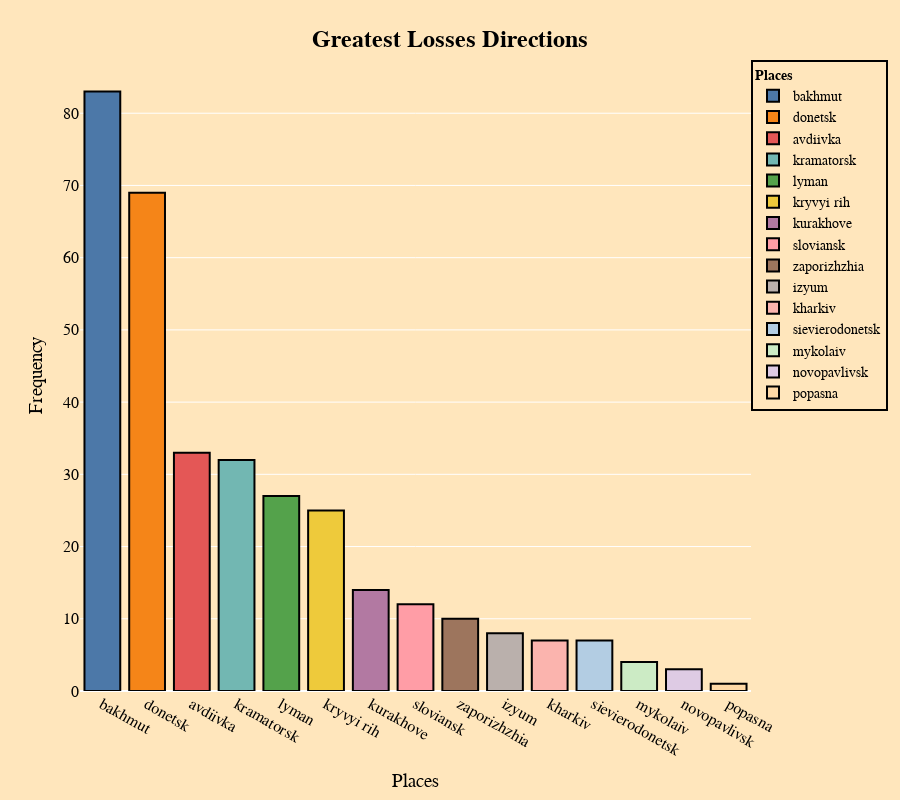

Source (notebook cell):
### Code cell
# Sort the data by frequency.
places_sorted = directions.sort_values(by='frequency', ascending=False)

# Choose color palette.
color_palette = px.colors.qualitative.T10  
color_palette += px.colors.qualitative.Pastel1  
color_palette = color_palette[:15]  

# Create bar chart.
fig = px.bar(
    places_sorted, 
    x='places', 
    y='frequency', 
    color='places',  
    color_discrete_sequence=color_palette,  
    labels={'places': 'Places', 'frequency': 'Frequency'}, 
    height=800   
)

# Customize bar chart.
fig.update_traces(marker=dict(line=dict(color='#000000', width=2)))

fig.update_layout(
    paper_bgcolor='rgba(255, 230, 188, 1)',  
    plot_bgcolor='rgba(255, 230, 188, 1)',  
    legend=dict(
        title=dict(
            text='<b>Places</b>',
            font=dict(size=14, color='black')
        ),
        font=dict(size=14, color='black'),
        bgcolor='rgba(255, 230, 188, 1)',  
        bordercolor='black', 
        borderwidth=2,  
        x=1,  
        y=1,  
        xanchor='left',  
        yanchor='top'  
    ),
    
    font=dict(
        color='black',  
        family='Arial',
        size=16
    ),
    title=dict(
            text='<b>Greatest Losses Directions</b>',  
            x=0.5,  
            xanchor='center',  
            yanchor='top', 
            font=dict(size=24)  
        )
)

fig.show()

### Figure 1 — Plotly figure (JSON) as saved in the notebook; plotly's stock layout.template omitted (floating-point values rounded to 4 significant figures)
{"data": [{"alignmentgroup": "True", "hovertemplate": "Places=%{x}<br>Frequency=%{y}<extra></extra>", "legendgroup": "bakhmut", "marker": {"color": "#4C78A8", "line": {"color": "#000000", "width": 2}, "pattern": {"shape": ""}}, "name": "bakhmut", "offsetgroup": "bakhmut", "orientation": "v", "showlegend": true, "textposition": "auto", "type": "bar", "x": ["bakhmut"], "xaxis": "x", "y": [83], "yaxis": "y"}, {"alignmentgroup": "True", "hovertemplate": "Places=%{x}<br>Frequency=%{y}<extra></extra>", "legendgroup": "donetsk", "marker": {"color": "#F58518", "line": {"color": "#000000", "width": 2}, "pattern": {"shape": ""}}, "name": "donetsk", "offsetgroup": "donetsk", "orientation": "v", "showlegend": true, "textposition": "auto", "type": "bar", "x": ["donetsk"], "xaxis": "x", "y": [69], "yaxis": "y"}, {"alignmentgroup": "True", "hovertemplate": "Places=%{x}<br>Frequency=%{y}<extra></extra>", "legendgroup": "avdiivka", "marker": {"color": "#E45756", "line": {"color": "#000000", "width": 2}, "pattern": {"shape": ""}}, "name": "avdiivka", "offsetgroup": "avdiivka", "orientation": "v", "showlegend": true, "textposition": "auto", "type": "bar", "x": ["avdiivka"], "xaxis": "x", "y": [33], "yaxis": "y"}, {"alignmentgroup": "True", "hovertemplate": "Places=%{x}<br>Frequency=%{y}<extra></extra>", "legendgroup": "kramatorsk", "marker": {"color": "#72B7B2", "line": {"color": "#000000", "width": 2}, "pattern": {"shape": ""}}, "name": "kramatorsk", "offsetgroup": "kramatorsk", "orientation": "v", "showlegend": true, "textposition": "auto", "type": "bar", "x": ["kramatorsk"], "xaxis": "x", "y": [32], "yaxis": "y"}, {"alignmentgroup": "True", "hovertemplate": "Places=%{x}<br>Frequency=%{y}<extra></extra>", "legendgroup": "lyman", "marker": {"color": "#54A24B", "line": {"color": "#000000", "width": 2}, "pattern": {"shape": ""}}, "name": "lyman", "offsetgroup": "lyman", "orientation": "v", "showlegend": true, "textposition": "auto", "type": "bar", "x": ["lyman"], "xaxis": "x", "y": [27], "yaxis": "y"}, {"alignmentgroup": "True", "hovertemplate": "Places=%{x}<br>Frequency=%{y}<extra></extra>", "legendgroup": "kryvyi rih", "marker": {"color": "#EECA3B", "line": {"color": "#000000", "width": 2}, "pattern": {"shape": ""}}, "name": "kryvyi rih", "offsetgroup": "kryvyi rih", "orientation": "v", "showlegend": true, "textposition": "auto", "type": "bar", "x": ["kryvyi rih"], "xaxis": "x", "y": [25], "yaxis": "y"}, {"alignmentgroup": "True", "hovertemplate": "Places=%{x}<br>Frequency=%{y}<extra></extra>", "legendgroup": "kurakhove", "marker": {"color": "#B279A2", "line": {"color": "#000000", "width": 2}, "pattern": {"shape": ""}}, "name": "kurakhove", "offsetgroup": "kurakhove", "orientation": "v", "showlegend": true, "textposition": "auto", "type": "bar", "x": ["kurakhove"], "xaxis": "x", "y": [14], "yaxis": "y"}, {"alignmentgroup": "True", "hovertemplate": "Places=%{x}<br>Frequency=%{y}<extra></extra>", "legendgroup": "sloviansk", "marker": {"color": "#FF9DA6", "line": {"color": "#000000", "width": 2}, "pattern": {"shape": ""}}, "name": "sloviansk", "offsetgroup": "sloviansk", "orientation": "v", "showlegend": true, "textposition": "auto", "type": "bar", "x": ["sloviansk"], "xaxis": "x", "y": [12], "yaxis": "y"}, {"alignmentgroup": "True", "hovertemplate": "Places=%{x}<br>Frequency=%{y}<extra></extra>", "legendgroup": "zaporizhzhia", "marker": {"color": "#9D755D", "line": {"color": "#000000", "width": 2}, "pattern": {"shape": ""}}, "name": "zaporizhzhia", "offsetgroup": "zaporizhzhia", "orientation": "v", "showlegend": true, "textposition": "auto", "type": "bar", "x": ["zaporizhzhia"], "xaxis": "x", "y": [10], "yaxis": "y"}, {"alignmentgroup": "True", "hovertemplate": "Places=%{x}<br>Frequency=%{y}<extra></extra>", "legendgroup": "izyum", "marker": {"color": "#BAB0AC", "line": {"color": "#000000", "width": 2}, "pattern": {"shape": ""}}, "name": "izyum", "offsetgroup": "izyum", "orientation": "v", "showlegend": true, "textposition": "auto", "type": "bar", "x": ["izyum"], "xaxis": "x", "y": [8], "yaxis": "y"}, {"alignmentgroup": "True", "hovertemplate": "Places=%{x}<br>Frequency=%{y}<extra></extra>", "legendgroup": "kharkiv", "marker": {"color": "rgb(251,180,174)", "line": {"color": "#000000", "width": 2}, "pattern": {"shape": ""}}, "name": "kharkiv", "offsetgroup": "kharkiv", "orientation": "v", "showlegend": true, "textposition": "auto", "type": "bar", "x": ["kharkiv"], "xaxis": "x", "y": [7], "yaxis": "y"}, {"alignmentgroup": "True", "hovertemplate": "Places=%{x}<br>Frequency=%{y}<extra></extra>", "legendgroup": "sievierodonetsk", "marker": {"color": "rgb(179,205,227)", "line": {"color": "#000000", "width": 2}, "pattern": {"shape": ""}}, "name": "sievierodonetsk", "offsetgroup": "sievierodonetsk", "orientation": "v", "showlegend": true, "textposition": "auto", "type": "bar", "x": ["sievierodonetsk"], "xaxis": "x", "y": [7], "yaxis": "y"}, {"alignmentgroup": "True", "hovertemplate": "Places=%{x}<br>Frequency=%{y}<extra></extra>", "legendgroup": "mykolaiv", "marker": {"color": "rgb(204,235,197)", "line": {"color": "#000000", "width": 2}, "pattern": {"shape": ""}}, "name": "mykolaiv", "offsetgroup": "mykolaiv", "orientation": "v", "showlegend": true, "textposition": "auto", "type": "bar", "x": ["mykolaiv"], "xaxis": "x", "y": [4], "yaxis": "y"}, {"alignmentgroup": "True", "hovertemplate": "Places=%{x}<br>Frequency=%{y}<extra></extra>", "legendgroup": "novopavlivsk", "marker": {"color": "rgb(222,203,228)", "line": {"color": "#000000", "width": 2}, "pattern": {"shape": ""}}, "name": "novopavlivsk", "offsetgroup": "novopavlivsk", "orientation": "v", "showlegend": true, "textposition": "auto", "type": "bar", "x": ["novopavlivsk"], "xaxis": "x", "y": [3], "yaxis": "y"}, {"alignmentgroup": "True", "hovertemplate": "Places=%{x}<br>Frequency=%{y}<extra></extra>", "legendgroup": "popasna", "marker": {"color": "rgb(254,217,166)", "line": {"color": "#000000", "width": 2}, "pattern": {"shape": ""}}, "name": "popasna", "offsetgroup": "popasna", "orientation": "v", "showlegend": true, "textposition": "auto", "type": "bar", "x": ["popasna"], "xaxis": "x", "y": [1], "yaxis": "y"}], "layout": {"barmode": "relative", "font": {"color": "black", "family": "Arial", "size": 16}, "height": 800, "legend": {"bgcolor": "rgba(255, 230, 188, 1)", "bordercolor": "black", "borderwidth": 2, "font": {"color": "black", "size": 14}, "title": {"font": {"color": "black", "size": 14}, "text": "<b>Places</b>"}, "tracegroupgap": 0, "x": 1, "xanchor": "left", "y": 1, "yanchor": "top"}, "margin": {"t": 60}, "paper_bgcolor": "rgba(255, 230, 188, 1)", "plot_bgcolor": "rgba(255, 230, 188, 1)", "title": {"font": {"size": 24}, "text": "<b>Greatest Losses Directions</b>", "x": 0.5, "xanchor": "center", "yanchor": "top"}, "xaxis": {"anchor": "y", "categoryarray": ["bakhmut", "donetsk", "avdiivka", "kramatorsk", "lyman", "kryvyi rih", "kurakhove", "sloviansk", "zaporizhzhia", "izyum", "kharkiv", "sievierodonetsk", "mykolaiv", "novopavlivsk", "popasna"], "categoryorder": "array", "domain": [0, 1], "title": {"text": "Places"}}, "yaxis": {"anchor": "x", "domain": [0, 1], "title": {"text": "Frequency"}}}}
